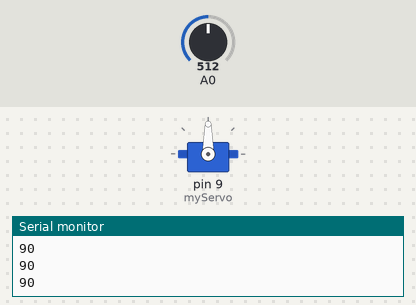
Recording of a sketch running on a simulated Arduino Uno, built with avr-gcc and run on an emulated ATmega328P. Shown: servo, the last lines printed to the serial monitor. Inputs (shaded band) come from the test bench; at power-on: A0 = 512.

Above: at 1.2 s.
1.3 s: A0 set to 716
At 1.7 s:
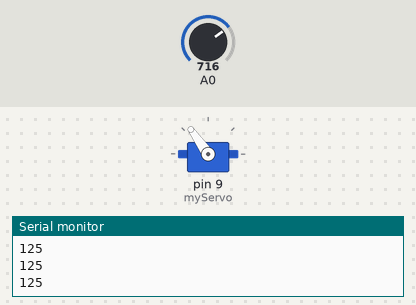
2.8 s: A0 set to 900
At 3.2 s:
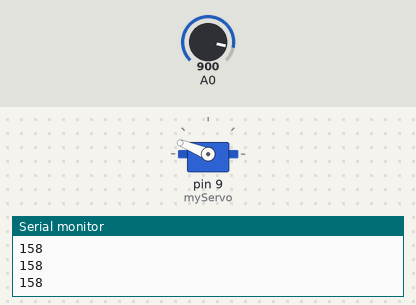
4.3 s: A0 set to 1023
At 5.2 s:
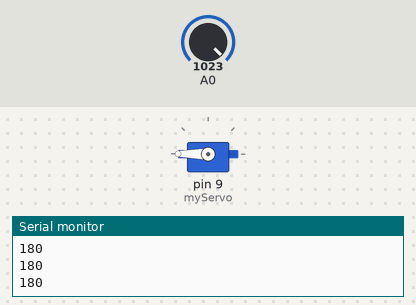
5.8 s: A0 set to 306
At 6.7 s:
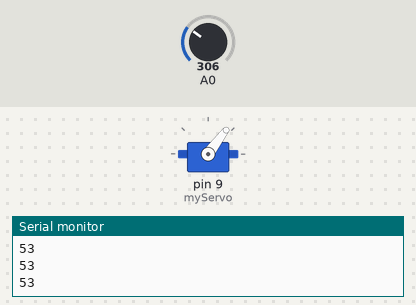
7.3 s: A0 set to 122
At 8.0 s:
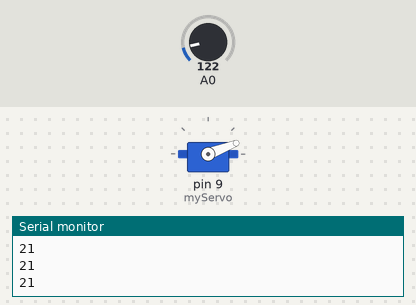
8.8 s: A0 set to 0
At 9.9 s:
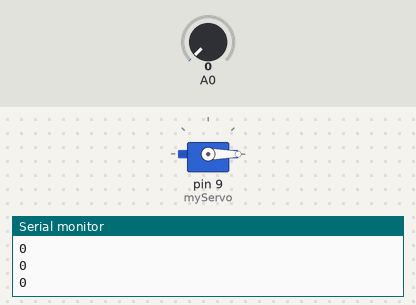
Timing chart, 0 to 11.3 s (numbered marks = the images above; inputs shaded):
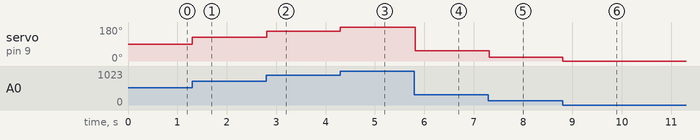

The sketch:

Potentiometer_Servo.ino
```cpp
#include <Servo.h>

Servo myServo;

void setup() {
  Serial.begin(9600);
  myServo.attach(9);
}

void loop() {
  int value = analogRead(A0);
  int angle = map(value, 0, 1023, 0, 180);

  myServo.write(angle);
  Serial.println(angle);

  delay(20);
}
```

Measured:
- after the input at 1.3 s, servo on pin 9 (myServo): 90° → 125° at once
- after the input at 2.8 s, servo on pin 9 (myServo): 125° → 158° at once
- after the input at 4.3 s, servo on pin 9 (myServo): 158° → 180° at once
- after the input at 5.8 s, servo on pin 9 (myServo): 180° → 53° at once
- after the input at 7.3 s, servo on pin 9 (myServo): 53° → 21° at once
- after the input at 8.8 s, servo on pin 9 (myServo): 21° → 0° at once
